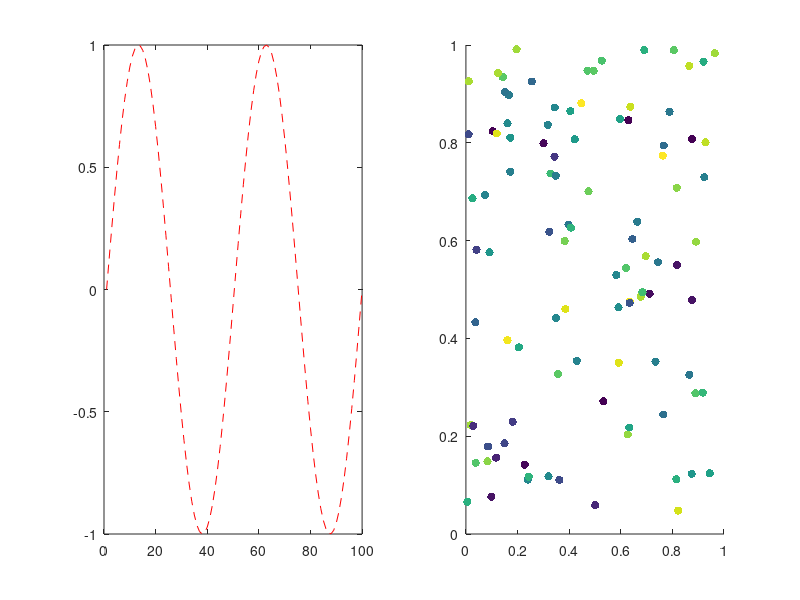

Here is the MATLAB script that generated this plot:
%% Inclass assignment 2

% 1. a. fill in this loop with a conditional statement so that it displays
% only the odd numbers

for ii = 1:20
   if mod(ii,2)~=0
       disp(ii)
   end
end

% b. Write a new loop to display the same odd numbers which doesn't use a conditional statement 

for ii = 1:2:20
    disp(ii)
end

% c. display the same odd numbers without a loop or conditional (hint use
%  num2str)

disp(num2str([1:2:20]))


%% 2. Vectorize the following code (that is produce the same result in z
%without using a loop). 

%a. 

for ii = 1:100
    z(ii) = ii*ii;
end

z = [1:100].^2


%b. 
z = 0;
for ii = 1:100
    z = z + ii;
end

z=sum([1:100])

%c.
xx = rand(50,2);

for ii = 1:50
    z(ii) = sqrt(xx(ii,1)^2+xx(ii,2)^2);
end

z_remade = sqrt((xx(:,1)).^2+(xx(:,2).^2))'

% d. what is the formula in c computing?
% If xx is a bunch of points, z is the distance to each of them.

%% plotting

%a. make a plot of sin(x) and cos(x) vs x from x = 0 to 4*pi on the same axis where the graph
%of sin(x) vs x is a red-dashed line and the graph of cos(x) vs x is a
%blue solid line.

x = linspace(0,4*pi);
plot(sin(x),'--r')
hold on
plot(cos(x), 'b')

%b. repeat the above but where each graph is in a different subplot in the
% same figure. 

x = linspace(0,4*pi);
subplot(1,2,1), plot(sin(x),'--r')
subplot(1,2,2), plot(cos(x), 'b')

%c. here is some data, imagine they are x and y coordinates for cells. 
xy_dat = rand(100,2);
%plot the data in the xy plane.
scatter(xy_dat(:,1),xy_dat(:,2))
%now imagine there is some fluorescence data corresponding to the same
%cells
fluor = rand(100,1)
% plot the data in the xy plane but color code the data by the fluorescnece
% values. Hint: see the scatter command
scatter(xy_dat(:,1),xy_dat(:,2),[],fluor,'filled')